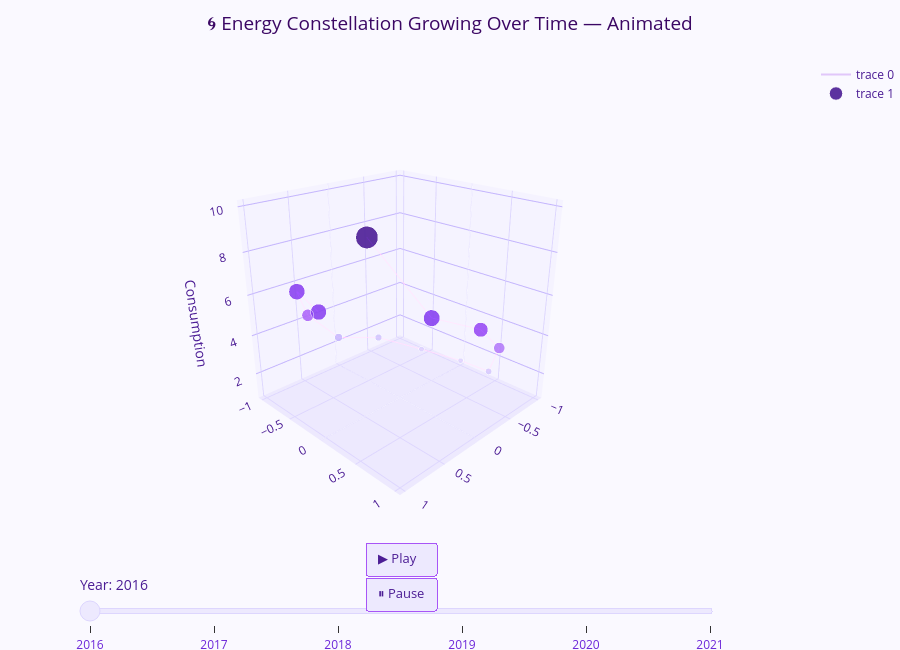

Notebook code for this chart:
### Markdown cell above
## 4. 🌀 Animated Yearly Spiral — Watch Consumption Orbit Through Time

### Code cell
# Animation: frame per year, showing monthly nodes growing

years = sorted(monthly_3d['year'].unique())
frames = []

for yr in years:
    sub = monthly_3d[monthly_3d['year'] <= yr]

    # edges for this frame
    ex, ey, ez = [], [], []
    for y2 in [y for y in years if y <= yr]:
        s2 = sub[sub['year'] == y2].sort_values('month')
        for i in range(len(s2) - 1):
            r0, r1 = s2.iloc[i], s2.iloc[i+1]
            ex += [r0.x, r1.x, None]
            ey += [r0.y, r1.y, None]
            ez += [r0.z, r1.z, None]

    frames.append(go.Frame(
        data=[
            go.Scatter3d(x=ex, y=ey, z=ez,
                         mode='lines',
                         line=dict(color='rgba(147,51,234,0.25)', width=2),
                         hoverinfo='skip'),
            go.Scatter3d(
                x=sub['x'], y=sub['y'], z=sub['z'],
                mode='markers',
                marker=dict(
                    size=sub['node_size'],
                    color=sub['color_val'],
                    colorscale=[
                        [0.0,'#EDE9FE'],[0.25,'#C4B5FD'],
                        [0.5,'#A855F7'],[0.75,'#7C3AED'],[1.0,'#4C1D95']
                    ],
                    cmin=monthly_3d['color_val'].min(),
                    cmax=monthly_3d['color_val'].max(),
                    opacity=0.9,
                    line=dict(color='white', width=1)
                ),
                text=sub['label'],
                hovertemplate='%{text}<extra></extra>'
            )
        ],
        name=str(yr)
    ))

anim_fig = go.Figure(
    data=frames[0].data,
    frames=frames
)

anim_fig.update_layout(
    title=dict(
        text='🌀 Energy Constellation Growing Over Time — Animated',
        font=dict(size=19, color='#3B0764'),
        x=0.5
    ),
    scene=dict(
        xaxis=dict(title='', backgroundcolor='#F5F3FF', gridcolor='#DDD6FE'),
        yaxis=dict(title='', backgroundcolor='#F5F3FF', gridcolor='#DDD6FE'),
        zaxis=dict(title='Consumption', backgroundcolor='#EDE9FE', gridcolor='#C4B5FD'),
        bgcolor='#FAF9FF',
        camera=dict(eye=dict(x=1.8, y=1.8, z=1.1))
    ),
    paper_bgcolor='#FAF9FF',
    font=dict(color='#4C1D95'),
    height=650,
    margin=dict(l=0, r=0, t=60, b=0),
    updatemenus=[dict(
        type='buttons',
        showactive=False,
        y=0.02, x=0.5, xanchor='center',
        buttons=[
            dict(label='▶ Play', method='animate',
                 args=[None, dict(frame=dict(duration=1200, redraw=True),
                                 fromcurrent=True, mode='immediate')]),
            dict(label='⏸ Pause', method='animate',
                 args=[[None], dict(frame=dict(duration=0, redraw=False),
                                   mode='immediate')])
        ],
        bgcolor='#EDE9FE',
        font=dict(color='#4C1D95', size=13),
        bordercolor='#A855F7',
    )],
    sliders=[dict(
        steps=[dict(method='animate', args=[[str(yr)],
                    dict(mode='immediate', frame=dict(duration=0, redraw=True))],
                    label=str(yr)) for yr in years],
        x=0.1, len=0.8, y=0.0,
        currentvalue=dict(prefix='Year: ', font=dict(color='#4C1D95', size=14)),
        font=dict(color='#6D28D9'),
        bgcolor='#EDE9FE',
        activebgcolor='#A855F7',
        bordercolor='#DDD6FE'
    )]
)

anim_fig.show()
print('💡 Hit ▶ Play or drag the slider to watch the galaxy expand year by year')

### Figure 1 — Plotly figure (JSON) as saved in the notebook; plotly's stock layout.template omitted (floating-point values rounded to 4 significant figures)
{"data": [{"hoverinfo": "skip", "line": {"color": "rgba(147,51,234,0.25)", "width": 2}, "mode": "lines", "type": "scatter3d", "x": [0.866, 0.5, null, 0.5, 6.123e-17, null, 6.123e-17, -0.5, null, -0.5, -0.866, null, -0.866, -1, null, -1, -0.866, null, -0.866, -0.5, null, -0.5, -1.837e-16, null, -1.837e-16, 0.5, null, 0.5, 0.866, null, 0.866, 1, null], "y": [0.5, 0.866, null, 0.866, 1, null, 1, 0.866, null, 0.866, 0.5, null, 0.5, 1.225e-16, null, 1.225e-16, -0.5, null, -0.5, -0.866, null, -0.866, -1, null, -1, -0.866, null, -0.866, -0.5, null, -0.5, -2.449e-16, null], "z": [10, 6.889, null, 6.889, 5.848, null, 5.848, 3.984, null, 3.984, 1.47, null, 1.47, 0.9703, null, 0.9703, 1.04, null, 1.04, 1.748, null, 1.748, 2.336, null, 2.336, 4.512, null, 4.512, 6.66, null, 6.66, 6.62, null]}, {"hovertemplate": "%{text}<extra></extra>", "marker": {"cmax": 12330.0, "cmin": 7431.0, "color": [12330.0, 10800.0, 10290.0, 9381.0, 8151.0, 7906.0, 7940.0, 8287.0, 8574.0, 9640.0, 10690.0, 10670.0], "colorscale": [[0, "#EDE9FE"], [0.25, "#C4B5FD"], [0.5, "#A855F7"], [0.75, "#7C3AED"], [1, "#4C1D95"]], "line": {"color": "white", "width": 1}, "opacity": 0.9, "size": [26, 19.16, 16.87, 12.77, 7.234, 6.135, 6.287, 7.845, 9.138, 13.93, 18.65, 18.56]}, "mode": "markers", "text": ["<b>2016 Jan</b><br>Avg: 12,326 MWh<br>Total: 9.10 TWh<br>Std Dev: 1,361 MWh<br>Season: Winter", "<b>2016 Feb</b><br>Avg: 10,803 MWh<br>Total: 7.52 TWh<br>Std Dev: 761 MWh<br>Season: Winter", "<b>2016 Mar</b><br>Avg: 10,294 MWh<br>Total: 7.80 TWh<br>Std Dev: 758 MWh<br>Season: Spring", "<b>2016 Apr</b><br>Avg: 9,381 MWh<br>Total: 6.62 TWh<br>Std Dev: 640 MWh<br>Season: Spring", "<b>2016 May</b><br>Avg: 8,151 MWh<br>Total: 6.05 TWh<br>Std Dev: 689 MWh<br>Season: Spring", "<b>2016 Jun</b><br>Avg: 7,906 MWh<br>Total: 5.68 TWh<br>Std Dev: 891 MWh<br>Season: Summer", "<b>2016 Jul</b><br>Avg: 7,940 MWh<br>Total: 5.93 TWh<br>Std Dev: 655 MWh<br>Season: Summer", "<b>2016 Aug</b><br>Avg: 8,287 MWh<br>Total: 6.17 TWh<br>Std Dev: 713 MWh<br>Season: Summer", "<b>2016 Sep</b><br>Avg: 8,574 MWh<br>Total: 6.29 TWh<br>Std Dev: 744 MWh<br>Season: Autumn", "<b>2016 Oct</b><br>Avg: 9,640 MWh<br>Total: 7.19 TWh<br>Std Dev: 843 MWh<br>Season: Autumn", "<b>2016 Nov</b><br>Avg: 10,691 MWh<br>Total: 7.78 TWh<br>Std Dev: 919 MWh<br>Season: Autumn", "<b>2016 Dec</b><br>Avg: 10,671 MWh<br>Total: 7.97 TWh<br>Std Dev: 1,064 MWh<br>Season: Winter"], "type": "scatter3d", "x": [0.866, 0.5, 6.123e-17, -0.5, -0.866, -1, -0.866, -0.5, -1.837e-16, 0.5, 0.866, 1], "y": [0.5, 0.866, 1, 0.866, 0.5, 1.225e-16, -0.5, -0.866, -1, -0.866, -0.5, -2.449e-16], "z": [10, 6.889, 5.848, 3.984, 1.47, 0.9703, 1.04, 1.748, 2.336, 4.512, 6.66, 6.62]}], "layout": {"font": {"color": "#4C1D95"}, "height": 650, "margin": {"b": 0, "l": 0, "r": 0, "t": 60}, "paper_bgcolor": "#FAF9FF", "scene": {"bgcolor": "#FAF9FF", "camera": {"eye": {"x": 1.8, "y": 1.8, "z": 1.1}}, "xaxis": {"backgroundcolor": "#F5F3FF", "gridcolor": "#DDD6FE", "title": {"text": ""}}, "yaxis": {"backgroundcolor": "#F5F3FF", "gridcolor": "#DDD6FE", "title": {"text": ""}}, "zaxis": {"backgroundcolor": "#EDE9FE", "gridcolor": "#C4B5FD", "title": {"text": "Consumption"}}}, "sliders": [{"activebgcolor": "#A855F7", "bgcolor": "#EDE9FE", "bordercolor": "#DDD6FE", "currentvalue": {"font": {"color": "#4C1D95", "size": 14}, "prefix": "Year: "}, "font": {"color": "#6D28D9"}, "len": 0.8, "steps": [{"args": [["2016"], {"frame": {"duration": 0, "redraw": true}, "mode": "immediate"}], "label": "2016", "method": "animate"}, {"args": [["2017"], {"frame": {"duration": 0, "redraw": true}, "mode": "immediate"}], "label": "2017", "method": "animate"}, {"args": [["2018"], {"frame": {"duration": 0, "redraw": true}, "mode": "immediate"}], "label": "2018", "method": "animate"}, {"args": [["2019"], {"frame": {"duration": 0, "redraw": true}, "mode": "immediate"}], "label": "2019", "method": "animate"}, {"args": [["2020"], {"frame": {"duration": 0, "redraw": true}, "mode": "immediate"}], "label": "2020", "method": "animate"}, {"args": [["2021"], {"frame": {"duration": 0, "redraw": true}, "mode": "immediate"}], "label": "2021", "method": "animate"}], "x": 0.1, "y": 0}], "title": {"font": {"color": "#3B0764", "size": 19}, "text": "🌀 Energy Constellation Growing Over Time — Animated", "x": 0.5}, "updatemenus": [{"bgcolor": "#EDE9FE", "bordercolor": "#A855F7", "buttons": [{"args": [null, {"frame": {"duration": 1200, "redraw": true}, "fromcurrent": true, "mode": "immediate"}], "label": "▶ Play", "method": "animate"}, {"args": [[null], {"frame": {"duration": 0, "redraw": false}, "mode": "immediate"}], "label": "⏸ Pause", "method": "animate"}], "font": {"color": "#4C1D95", "size": 13}, "showactive": false, "type": "buttons", "x": 0.5, "xanchor": "center", "y": 0.02}]}}
